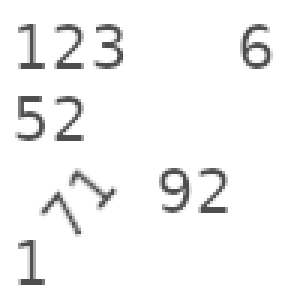
#> input picture images/all-numbers.png, 100 x 100 px (shown 3 times larger)
$ jupyter execute --allow-errors Submission.ipynb   (older library calls are emulated)
#> lines starting #> are read from the running program, lines starting #| are printed output that depends on the picture; after the words box and inside, x2 and y2 are one past the last pixel; in counts of white or black regions, pixels touching at a corner belong together
# Jacoubet Atlas Challenge - OPER

[cell 1]
import numpy as np
import cv2
import os

import skimage
import skimage.io

from skimage.filters import threshold_otsu, gaussian
from skimage.color import rgb2gray

import matplotlib.pyplot as plt

from skimage.morphology import remove_small_holes, remove_small_objects, binary_dilation, \
        binary_erosion, binary_closing, square, dilation, erosion, opening, \
        closing, diameter_opening, binary_opening

## Utils

[cell 2]
def load_image(image_path):
    """
    Load image with its path
    """
#> called with image_path = 'images/all-numbers.png'
    return skimage.io.imread(image_path)
#> returned value is the input picture: shape (100, 100, 4); mean R, G, B, A 245, 244.9, 244.9, 255

plt.rcParams['image.cmap'] = 'gray'
def show_image(img):
    """
    Show a single image
    """
    fig = plt.figure(figsize = (15,10))
    plt.imshow(img)

def show_images(objects, col=5):
    """
    Show a list of images (max 5 columns) = input
    """
    fig = plt.figure(figsize = (14,8))

    length = len(objects)

    rows = length // col + 1
    columns = col

    for i in range(length):
        fig.add_subplot(rows, columns, i + 1)
        plt.imshow(objects[i])
    plt.show()

[cell 3]
def create_mark(rectangles, shape): # [((begin_i, begin_j), (end_i, end_j)), ...]
    """
    Using a list of rectangles, create an image of marks
    """
#> called with shape = (100, 100, 4)
    marked_img = np.zeros(shape = shape, dtype=int)
    for rect in rectangles:
        for j in range(rect[0][1], rect[1][1]):
            for i in range(rect[0][0], rect[1][0]):
                marked_img[j][i][3] = 255
    return marked_img

def apply_marks(origin, marks, inversed=True):
    """
    Extract numbers of the image using the marks
    """
    extract = np.zeros(shape = origin.shape[:2], dtype=bool) # all false = all black
    for i in range(origin.shape[0]):
        for j in range(origin.shape[1]):
            if marks[i][j][3] > 0:
                if inversed and origin[i][j][0] < 240: # if marked and object
                    extract[i][j] = True # set to white
                elif not inversed and origin[i][j][0] > 120:
                    extract[i][j] = True
    return extract

[cell 4]
# le disk peut changer en fonction des vrai données
def fill_holes(img, elt = skimage.morphology.disk(1)):
    """
    Closure: to fill holes
    """
    if elt is None:
        return img
    return skimage.morphology.closing(img, elt)

[cell 5]
def get_objects(img):
    """
    From an image containing all the objects, return a list of image with a single object
    """
    tmp_img = np.copy(img) # to avoid modifying the original

    # list of objects
    objs = []

    def get_object(img, obj, i, j):
        # out of bounds
        if j >= img.shape[0] or j < 0:
            return
        if i >= img.shape[1] or i < 0:
            return
        # if objet
        if img[j][i]:
            obj[j][i] = True
            img[j][i] = False
            # recursive calls
            get_object(img, obj, i+1, j)
            get_object(img, obj, i, j+1)
            get_object(img, obj, i-1, j)
            get_object(img, obj, i, j-1)

    for j in range(tmp_img.shape[0]):
        for i in range(tmp_img.shape[1]):
            # first cell of object
            if tmp_img[j][i]:
                # create image for object
                obj = np.zeros(shape = tmp_img.shape, dtype=bool)
                # fill the image
                get_object(tmp_img, obj, i, j)
                # add to objects
                objs.append(obj)

    return objs

def get_bounding_box(img):
    min_i = img.shape[1]
    max_i = 0
    min_j = img.shape[0]
    max_j = 0

    for j in range(img.shape[0]):
        for i in range(img.shape[1]):
            if img[j][i]:
                if j > max_j:
                    max_j = j
                if j < min_j:
                    min_j = j
                if i > max_i:
                    max_i = i
                if i < min_i:
                    min_i = i

    return ((min_i, min_j), (max_i + 1, max_j + 1))

def transpose_obj_to_new_object(obj):
    """
    Create a smaller image to contain only to object
    """
    bbox = get_bounding_box(obj)
    shape = (bbox[1][1] - bbox[0][1], bbox[1][0] - bbox[0][0])
    # new image with size = bounding box
    new_obj = np.zeros(shape = shape, dtype=bool)

    # transpose
    for j in range(shape[0]):
        for i in range(shape[1]):
            new_obj[j][i] = obj[j + bbox[0][1]][i + bbox[0][0]]

    return new_obj

def transpose_objects(objects):
    """
    Transpose a list of objects
    """
    new_objects = []
    for obj in objects:
        # get object in a smaller image
        new_obj = transpose_obj_to_new_object(obj)
        new_objects.append(new_obj)
    return new_objects

[cell 6]
# filtrer: prendre uniquement les images avec un seul nombre (fonctionne uniquement si une majorité de nombres simples)
def extract_single_numbers(images):
    # compute mean of shapes
    shapes = [arr.shape for arr in images]
    mean_shape = np.mean(shapes, axis=0)

    # apply filter
    k = mean_shape / 2
    singles, multiples = [], []
    for obj in images:
        if (mean_shape[0] - k[0] <= obj.shape[0] and obj.shape[0] <= mean_shape[0] + k[0] and mean_shape[1] - k[1] <= obj.shape[1] and obj.shape[1] <= mean_shape[1] + k[1]):
            singles.append(obj)
        else:
            multiples.append(obj)

    return singles, multiples

[cell 7]
def turn_image(img): # turn if 3/4 * x > y
    if img.shape[0] < img.shape[1] * 0.75:
        return img[::-1].T # -90 degré # comment faire pour le sens ?
    return img

def turn_images(images):
    new_imgs = []
    for img in images:
        new_imgs.append(turn_image(img))
    return new_imgs

[cell 8]
# remove all black and almost all white objects
def filter_images(objects):
    objects_white = [pixels for pixels in objects if np.any(pixels)]
    real_objects = []
    for obj in objects_white:
        nb_zeros = np.count_nonzero(obj)
        nb_pixels = obj.shape[0] * obj.shape[1]
        if nb_zeros / nb_pixels < 0.65:
            real_objects.append(obj)
    return real_objects

## Preprocessing

[cell 9]
from skimage.measure import label, regionprops

# [48 lines left out: function filter_small_objects, not called in this run]

[cell 10]
# [8 lines left out: function get_striped_areas, not called in this run]

[cell 11]
from skimage.filters import threshold_otsu, threshold_sauvola, inverse

# [19 lines left out: function preprocess, not called in this run]

## Segmentation

[cell 12]
def segment_characters(img, marked=None, elt = skimage.morphology.disk(1), inversed=True):
    """
    From the original image, the marks and the structural element for closure,
    return and show the resulting objects in image
    """
    if marked is not None:
        extracted = apply_marks(img, marked, inversed)
#> after the loop in apply_marks, `for i in range(origin.shape[0]):`:
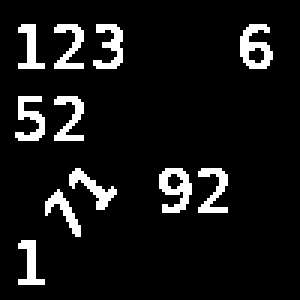
#> extract: shape (100, 100) bool (shown 3 times larger); 8.4% white in thin lines or dots, all inside (x1, y1, x2, y2) = (5, 8, 91, 95)
    else:
        extracted = img
    closed = fill_holes(extracted, elt)
#> in fill_holes, `return skimage.morphology.closing(img, elt)`:
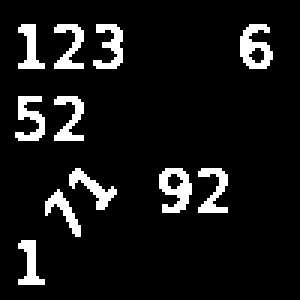
#> returned value: shape (100, 100) bool (shown 3 times larger); 8.6% white in thin lines or dots, all inside (x1, y1, x2, y2) = (5, 8, 91, 95)
    objects = get_objects(closed)
#> after the loop in get_objects, `for j in range(tmp_img.shape[0]):`: tmp_img: shape (100, 100) bool; 8.65% of pixels changed, all inside (x1, y1, x2, y2) = (5, 8, 91, 95)
#> after the loop in get_objects, `for j in range(tmp_img.shape[0]):`: objs = 11 items
#> objects = 11 items
    new_objects = transpose_objects(objects)
#> the loop in transpose_objects, `for obj in objects:` made 11 passes
#> (bbox in transpose_obj_to_new_object, shape in transpose_obj_to_new_object) on passes 1 to 11: (((6, 8), (15, 23)), (15, 9)), (((18, 8), (28, 23)), (15, 10)), (((31, 8), (41, 23)), (15, 10)), (((80, 8), (91, 23)), (15, 11)), (((5, 32), (15, 47)), (15, 10)), (((18, 32), (28, 47)), (15, 10)), (((23, 56), (39, 70)), (14, 16)), (((53, 56), (64, 71)), (15, 11)), (((66, 56), (76, 71)), (15, 10)), (((15, 63), (27, 79)), (16, 12)), (((6, 80), (15, 95)), (15, 9))
#> new_objects = 11 items
    real_objects = filter_images(new_objects)
#> the loop in filter_images, `for obj in objects_white:` made 11 passes
#> (nb_zeros, nb_pixels) on passes 1 to 11: (68, 135), (76, 150), (79, 150), (98, 165), (80, 150), (76, 150), (78, 224), (99, 165), (76, 150), (67, 192), (68, 135)
#> real_objects = 11 items
    singles, multiples = extract_single_numbers(real_objects)
#> in extract_single_numbers, `shapes = [arr.shape for arr in images]`: shapes = [(15, 9), (15, 10), (15, 10), (15, 11), (15, 10), (15, 10), (14, 16), (15, 11), (15, 10), (16, 12), (15, 9)]
#> in extract_single_numbers, `mean_shape = np.mean(shapes, axis=0)`: mean_shape = [15, 10.73]
#> in extract_single_numbers, `k = mean_shape / 2`: k = [7.5, 5.36]
#> the loop in extract_single_numbers, `for obj in images:` made 11 passes
#> after the loop in extract_single_numbers, `for obj in images:`: multiples = []; singles = 11 items
#> singles = 11 items; multiples = []
    turned = turn_images(singles) # not necessary
#> the loop in turn_images, `for img in images:` made 11 passes
#> after the loop in turn_images, `for img in images:`: new_imgs = 11 items
#> turned = 11 items
    turned.extend(multiples)

    return turned

[cell 13]
original = load_image("images/all-numbers.png")
show_image(original)
rectangles = [
    (
        (3, 5), (42, 25)
    ),
    (
        (78, 5), (95, 25)
    ),
    (
        (3, 30), (30, 47)
    ),
    (
        (3, 77), (17, 95)
    ),
    (
        (15, 55), (42, 80)
    ),
    (
        (53, 55), (78, 73)
    )
]
marked = create_mark(rectangles, original.shape)
n1 = segment_characters(original, marked, skimage.morphology.disk(1))
#> n1 = 11 items
show_images(n1)
#> in show_images, `length = len(objects)`: length = 11
#> in show_images, `rows = length // col + 1`: rows = 3
#> in show_images, `plt.show()`:
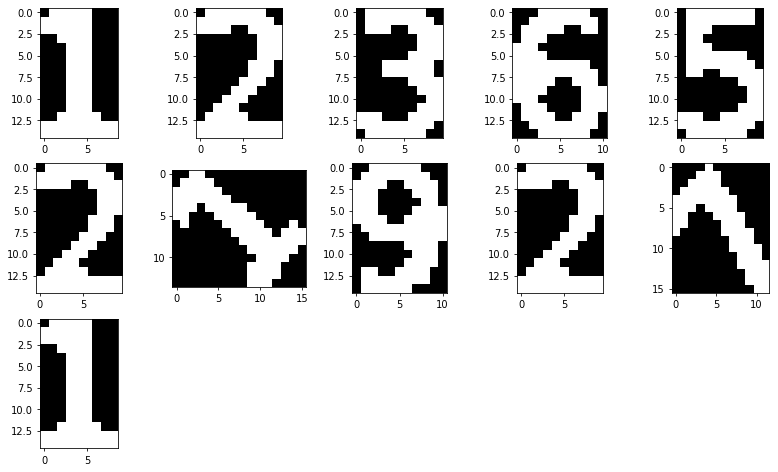
#> figure drawn by matplotlib, 11 panels
